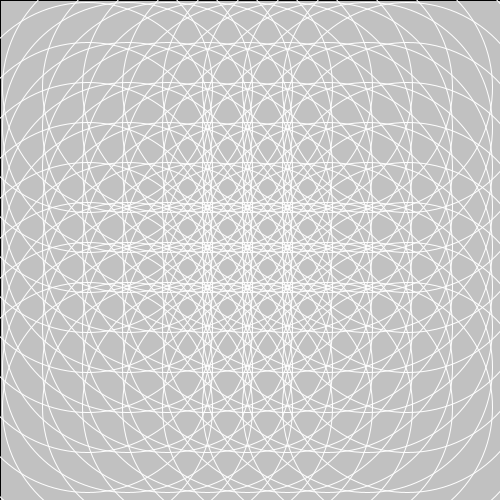
Frame 1 (no input)
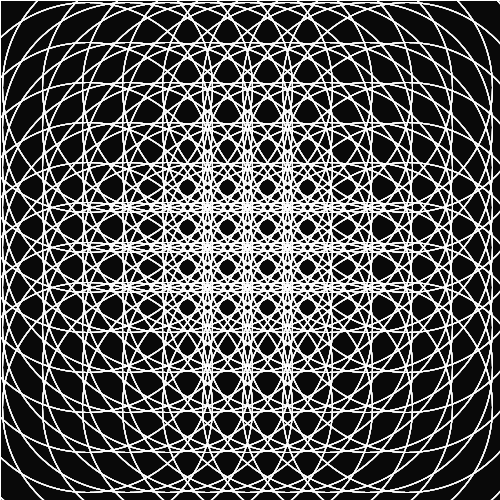
Frame 60 (the mouse pressed at the canvas centre just before this capture)
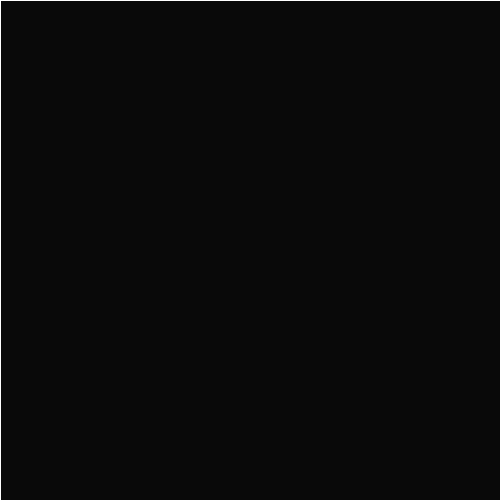
Frame 120 (the mouse held since frame 60 and released just before this capture)

The Processing sketch that drew these frames (run headless with seeded random() and noise(); from frame 60 on, the mouse is pressed at the canvas centre):

// Processing sketch: mandala_Javascript
// ── mandala_Javascript.pde
/* OpenProcessing Tweak of *@*http://www.openprocessing.org/sketch/151983*@* */
/* !do not delete the line above, required for linking your tweak if you upload again */
/* OpenProcessing Tweak of *@*http://www.openprocessing.org/sketch/151943*@* */
/* !do not delete the line above, required for linking your tweak if you upload again */
void setup() {
 size(500,500); 
}

boolean TF=true;
float x;
float y;
int sens=1;

void draw() {
 int num=0;
 
 fill(0, 14);
 rect( 0,0, width, height);
 
  for (int i=1; i<180;i+=20) {
    for (int j=1; j<180;j+=20) {
      num+=1;
      noFill();
      stroke(255);
      if (TF) {
        x=mouseX;
        y=mouseY;
      }
      if(num % 2==0) {
      //fill(255,0,0,100);
      ellipse(i*2+85,j*2+85,abs(sens*(x-250)),abs(sens*(y-250)));
      }
      else {
      //fill(0,255,0,100);
      ellipse(i*2+85,j*2+85,abs(sens*(y-250)),abs(sens*(x-250)));
      }
    }
  }
}


void mouseClicked() {
  TF=!TF;
}

void keyPressed() {
  if (key == CODED) {
    if (keyCode == UP) {
      sens+=1;
    } else if (keyCode == DOWN) {
      sens=max(sens-1,1);
    } 
  } 
}
